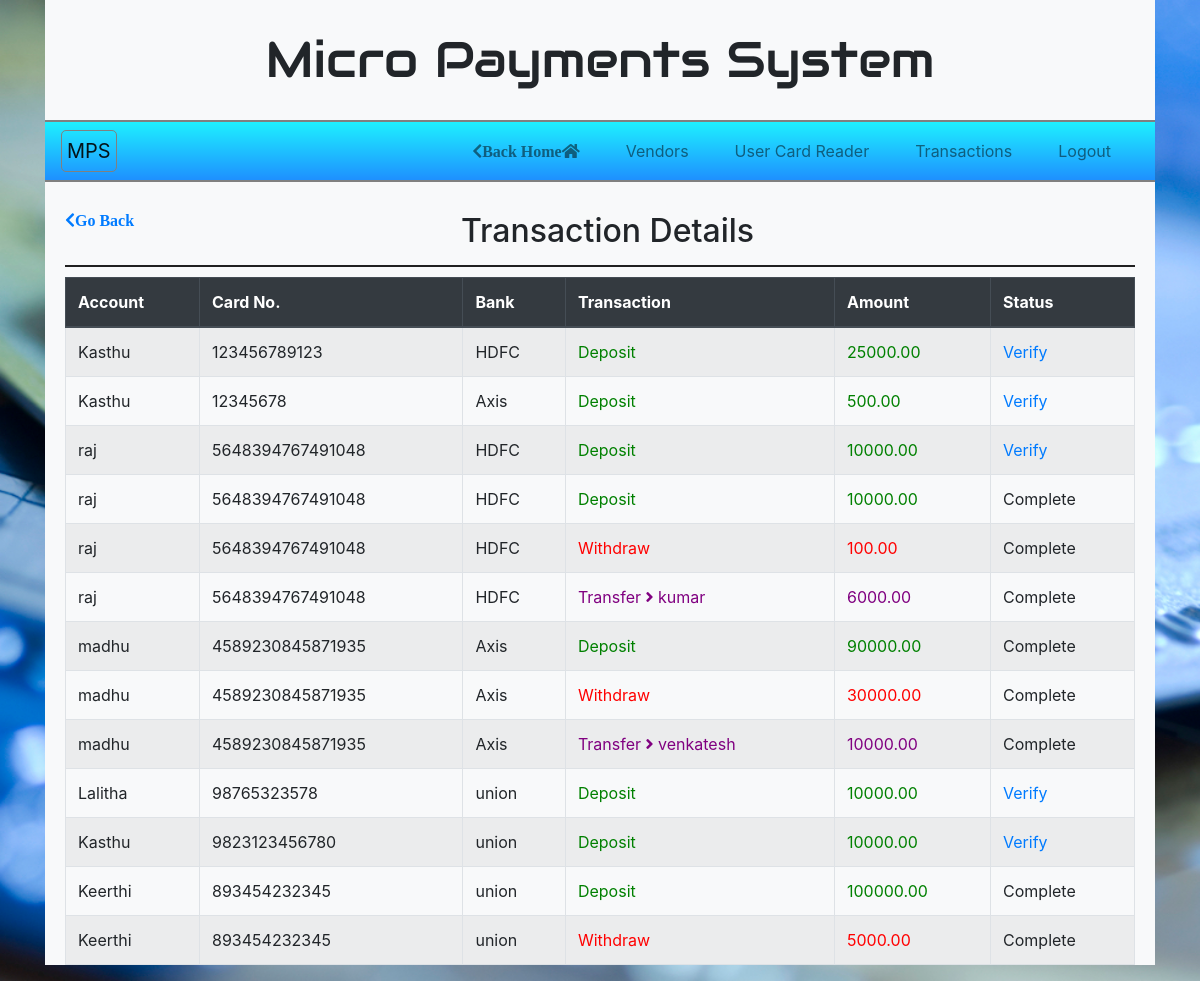
Screenshot of /transactions (signed in) with the database file from the repository.
### txn/models.py (models this page shows)
class Transactions(models.Model):
    to_account = models.CharField(max_length = 100)
    from_account = models.CharField(max_length = 100)
    name = models.CharField(max_length = 100)
    card = models.BigIntegerField(validators = [MinLengthValidator(12)])
    bank = models.CharField(max_length = 100)
    time = models.DateTimeField(auto_now_add=True)
    txntype = models.CharField(max_length = 100)
    amount = models.DecimalField(default=0.00, max_digits = 10, decimal_places = 2)
    txnstatus = models.BooleanField(default=False)

### txn/views.py (the view)
# urls.py: path('transactions',views.txnHistory, name="txnHistory"),
def txnHistory(request):
	user = request.user
	txns = Transactions.objects.all()
	if user.is_superuser:
		return render(request, 'admin/transactions.html',{'txns': txns})
	elif user.is_staff and not user.is_superuser:
		return render(request, 'vendor/transactions.html',{'txns': txns})
	else:
		return render(request, 'user/transactions.html',{'txns': txns})

### templates/admin/transactions.html (shortened to what this page needs)
{% extends 'admin/puf.html' %}
{% load static %}
{% block content %}
{% if user.is_authenticated%}
	<a href="javascript:history.back()"><span class="go-back fas fa-chevron-left">Go Back</span></a>
	<h2 class="page-header text-justified">Transaction Details</h2>
	<form class="form-group" method="post">
		<table data-toggle="table" data-pagination="true" class="table table-bordered table-striped mydatatable">
			<thead class="thead-dark">
				<tr>
					<th>Account</th>
					<th>Card No.</th>
					<th>Bank</th>
					<th>Transaction</th>
					<th>Amount</th>
					<th>Status</th>
				</tr>
			</thead>
			<tbody id="myTable">
			{% for txns in txns %}
				<tr>
					<td>{{ txns.from_account }}</td>
					<td>{{ txns.card }}</td>
					<td>{{ txns.bank }}</td>
					<td>
						{% if txns.txntype == 'Deposit' %}
						<div style="color: green;">{{ txns.txntype }}</div>
						{% elif txns.txntype == 'Withdraw' %}
						<div style="color: red;">{{ txns.txntype }}</div>
						{% elif txns.txntype == 'Transfer' %}
						<div style="color: purple;">{{ txns.txntype }} <i class="fa fa-angle-right"></i> {{ txns.to_account }}</div>
						{% endif %}
					</td>
					<td>
						{% if txns.txntype == 'Deposit' %}
						<div style="color: green;">{{ txns.amount }}</div>
						{% elif txns.txntype == 'Withdraw' %}
						<div style="color: red;">{{ txns.amount }}</div>
						{% else %}
						<div style="color: purple;">{{ txns.amount }}</div>
						{% endif %}
					</td>
					<td>
						{% if txns.txnstatus == True %}
						Complete
						{% else %}
						<a href="../verification/{{ txns.id }}">Verify</a>
						{% endif %}
					</td>
				</tr>
			{% endfor %}
			</tbody>
		</table>
	</form>
{% else %}
	<meta http-equiv="refresh" content="0; url={% url 'home' %}">
{% endif %}
{% endblock %}

### static/css/all.css (style rules this page uses)
.fa, .fas, .far, .fal, .fad, .fab { -moz-osx-font-smoothing: grayscale; -webkit-font-smoothing: antialiased; display: inline-block; font-style: normal; font-variant: normal; text-rendering: auto; line-height: 1; }
.fa-angle-right:before { content: "\f105"; }
.fa-chevron-left:before { content: "\f053"; }
.fa, .fas { font-family: 'Font Awesome 5 Free'; font-weight: 900; }

### static/css/home.css (style rules this page uses)
* { margin: 0px; padding: 0px; }
body { background: url(../img/2.jpg); background-attachment: fixed; background-size: cover; }
.go-back { position: absolute; }
.page-header { padding: 0 15px 15px 30px; border-bottom: 2px solid #202020; text-align: center; font-weight: 10px; }
.table-bordered { margin-top: 10px; }

### rows the page displays
Transactions: from_account "Kasthu", card "123456789123", bank "HDFC", txntype "Deposit", amount "25000.00"
Transactions: from_account "Kasthu", card "12345678", bank "Axis", txntype "Deposit", amount "500.00"
Transactions: from_account "raj", card "5648394767491048", bank "HDFC", txntype "Deposit", amount "10000.00"
Transactions: from_account "raj", card "5648394767491048", bank "HDFC", txntype "Deposit", amount "10000.00", txnstatus "Complete"
Transactions: from_account "raj", card "5648394767491048", bank "HDFC", txntype "Withdraw", amount "100.00", txnstatus "Complete"
Transactions: from_account "raj", card "5648394767491048", bank "HDFC", txntype "Transfer", to_account "kumar", amount "6000.00", txnstatus "Complete"
Transactions: from_account "madhu", card "4589230845871935", bank "Axis", txntype "Deposit", amount "90000.00", txnstatus "Complete"
Transactions: from_account "madhu", card "4589230845871935", bank "Axis", txntype "Withdraw", amount "30000.00", txnstatus "Complete"
Transactions: from_account "madhu", card "4589230845871935", bank "Axis", txntype "Transfer", to_account "venkatesh", amount "10000.00", txnstatus "Complete"
Transactions: from_account "Lalitha", card "98765323578", bank "union", txntype "Deposit", amount "10000.00"
Transactions: from_account "Kasthu", card "9823123456780", bank "union", txntype "Deposit", amount "10000.00"
Transactions: from_account "Keerthi", card "893454232345", bank "union", txntype "Deposit", amount "100000.00", txnstatus "Complete"
Transactions: from_account "Keerthi", card "893454232345", bank "union", txntype "Withdraw", amount "5000.00", txnstatus "Complete"
